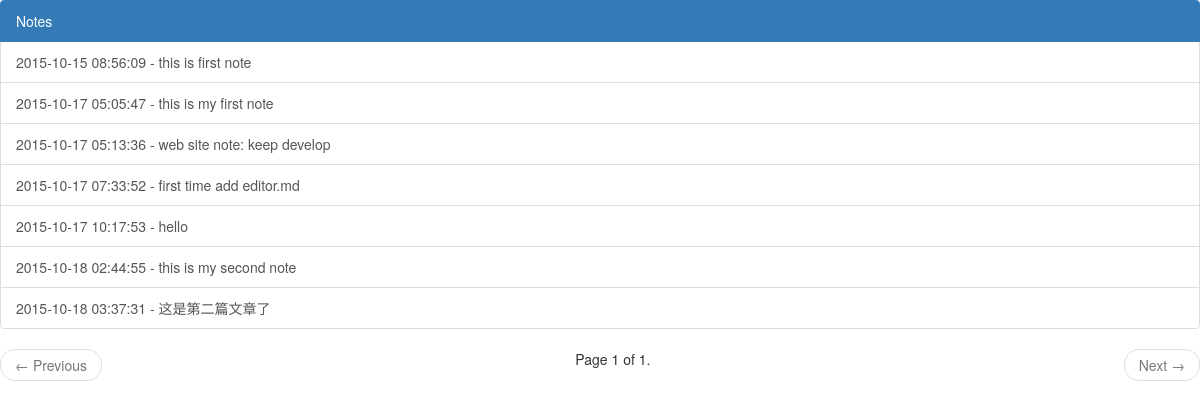
The app's page /, older data.
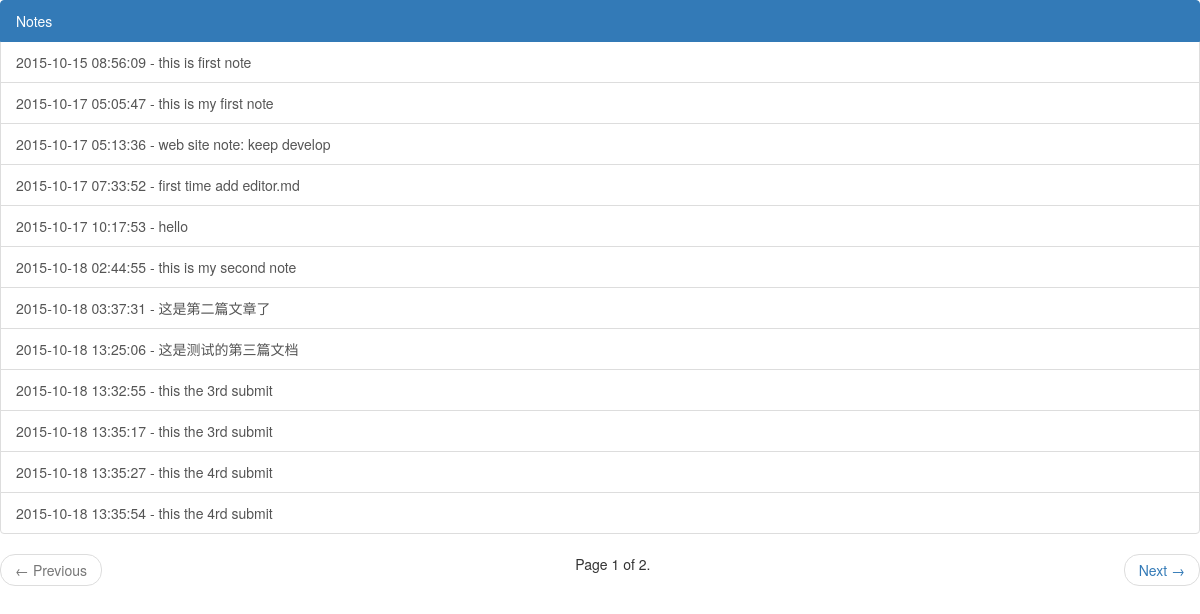
The same page, newer data.
### note/models.py (models this page shows, shortened)
class Note(models.Model):
    title = models.CharField(max_length=60)
    color = models.CharField(max_length=10)
    authorID = models.IntegerField()
    noteType = models.IntegerField()
    createTime = models.DateTimeField()
    content = models.TextField()

### note/templates/note_list.html (shortened to what this page needs)
{% load bootstrap3 %}
{% bootstrap_css %}
<!DOCTYPE html>
<html>
<head>
</head>
<body>
<div class="list-group">
<a href="#" class="list-group-item active">
    Notes
  </a>
{% for note in object_list %}
   <a href="{% url "noteView" %}?id={{note.id}}" class="list-group-item">{{ note.createTime|date:"Y-m-d H:i:s" }} - {{ note.title }}</a>
{% empty %}
     <a href="#" class="list-group-item">No notes yet.</a>
{% endfor %}
</div>
<nav>
 <ul class="pager">
            {% if page_obj.has_previous %}
                <li class="previous"><a href="?page={{ page_obj.previous_page_number }}"><span aria-hidden="true">&larr;</span> Previous</a></li>
            {% else %}
            	 <li class="previous disabled"><a href=""><span aria-hidden="true">&larr;</span> Previous</a></li>
            {% endif %}
            <span class="current">
                Page {{ page_obj.number }} of {{ paginator.num_pages }}.
            </span>
            {% if page_obj.has_next %}
                <li class="next"><a href="?page={{ page_obj.next_page_number }}">Next <span aria-hidden="true">&rarr;</span></a></li>
            {% else %}
            	 <li class="next disabled"><a href="#">Next <span aria-hidden="true">&rarr;</span></a></li>
            {% endif %}
    </ul>
</nav>
</body>
</html>

Row changes from the older to the newer data that the page shows:
added Note: createTime "2015-10-18 13:25:06", title "这是测试的第三篇文档"
added Note: createTime "2015-10-18 13:32:55", title "this the 3rd submit"
added Note: createTime "2015-10-18 13:35:17", title "this the 3rd submit"
added Note: createTime "2015-10-18 13:35:27", title "this the 4rd submit"
added Note: createTime "2015-10-18 13:35:54", title "this the 4rd submit"
Text that changed along with them:
{{ paginator.num_pages }}: "1" → "2"
